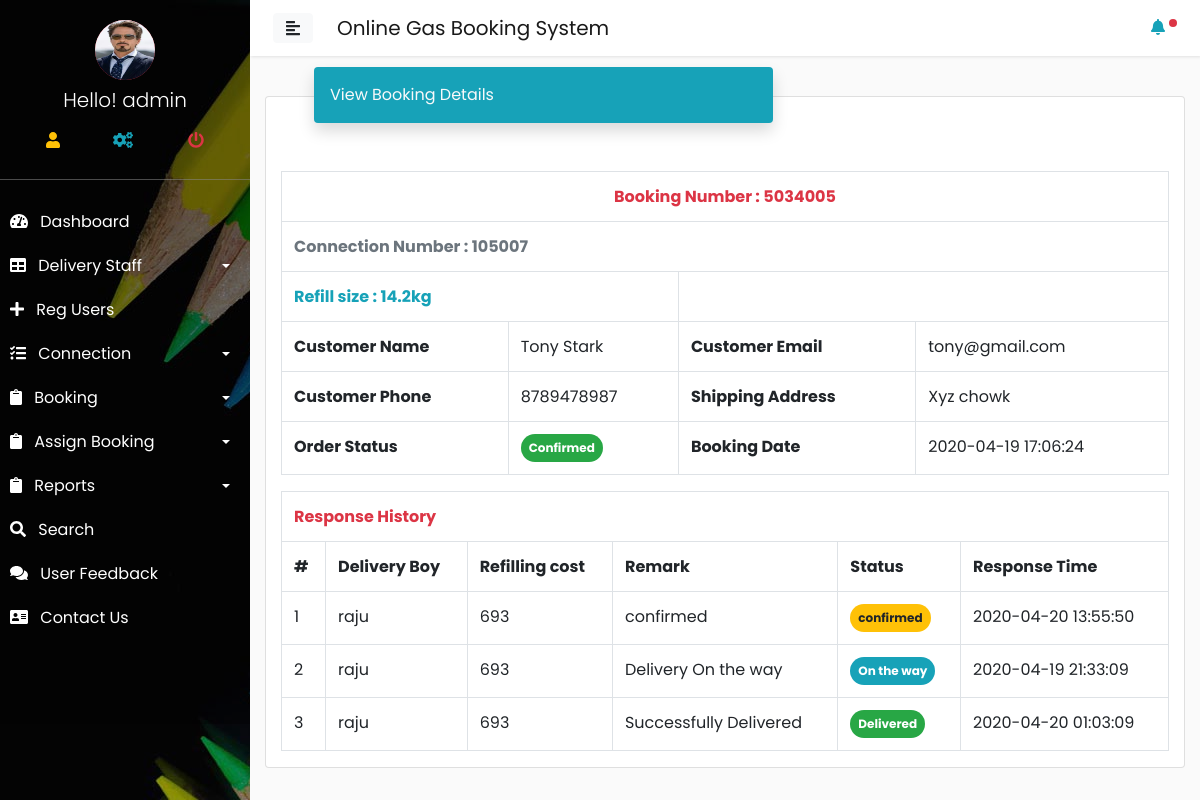
Page /admin/view_booking_details.php?view_details=5034005 (signed in) on the committed database.
### tables this page shows
CREATE TABLE `booked` (
  `booking_no` int(11) NOT NULL,
  `c_name` varchar(200) NOT NULL,
  `c_phone` varchar(200) NOT NULL,
  `c_email` varchar(200) NOT NULL,
  `c_address` varchar(200) NOT NULL,
  `refill_size` varchar(200) NOT NULL,
  `user_id` varchar(11) NOT NULL,
  `booking_time` timestamp NOT NULL DEFAULT CURRENT_TIMESTAMP,
  `status` varchar(11) NOT NULL,
  `connection_id` int(11) NOT NULL,
  `remark` varchar(200) NOT NULL,
  `assign_to` varchar(200) NOT NULL,
  `refill_cost` varchar(200) NOT NULL,
  `response_time` timestamp NULL DEFAULT NULL ON UPDATE CURRENT_TIMESTAMP,
  `status_1` varchar(200) NOT NULL,
  `remark_1` varchar(200) NOT NULL,
  `response_time_1` varchar(200) DEFAULT NULL,
  `status_2` varchar(200) NOT NULL,
  `remark_2` varchar(200) NOT NULL,
  `response_time_2` varchar(200) DEFAULT NULL
);

CREATE TABLE `staff` (
  `staff_id` int(11) NOT NULL,
  `s_name` varchar(200) NOT NULL,
  `s_email` varchar(200) NOT NULL,
  `s_phone` varchar(200) NOT NULL,
  `s_address` varchar(200) NOT NULL,
  `s_aadhar` varchar(200) NOT NULL,
  `joining_date` timestamp NOT NULL DEFAULT CURRENT_TIMESTAMP ON UPDATE CURRENT_TIMESTAMP
);

### config/dbconfig.php (called while the page is built, shortened)
<?php
class Dbconfig{
    private $hostname = 'localhost';
    private $username = 'root';
    private $dbname = 'ogbsdb';
    private $password = "";
    protected $connect;
    function __construct(){
        if(!isset($this->connect)){
            $this->connect = new mysqli($this->hostname,$this->username,$this->password,$this->dbname );
    }
        return $this->connect;
}
}
?>

### config/function.php (called while the page is built, shortened)
<?php
include('dbconfig.php');
class Ogbs extends Dbconfig{
public function getData($query){
    $result = $this->connect->query($query);
    $array = array();
    while($row = $result->fetch_assoc()){
        $array[] = $row;
    }
    return $array;
}
}
?>

### admin/view_booking_details.php (the view, shortened to what this page needs)
<?php require('../config/function.php');
$book_details = new Ogbs();
include('include/header.php');
$b_id = $_GET['view_details'];
$call = $book_details->getData("SELECT * FROM booked WHERE booking_no='$b_id'");
foreach($call as $row);
?>
<div class="container">
    <div class="card">
        <div class="header ml-5 w-50 shadow bg-info rounded text-light p-3" style="margin-top:-30px;">View Booking Details</div>
        <div class="container">
            <table class="table table-bordered mt-5">
                <tr>
                    <th colspan="4" class="text-danger text-center">Booking Number : <?= $row['booking_no']; ?></th>
                </tr>
                   <tr>
                    <th colspan="4" class="text-muted">Connection Number : <?php
                                echo $row['connection_id']; ?></th>
                </tr><tr>
                    <th colspan="2" class="text-info ">Refill size : <?= $row['refill_size']; ?>.2kg</th>
                </tr>
                <tr>
                    <th>Customer Name</th>
                    <td><?= $row['c_name']; ?></td>
                    <th>Customer Email</th>
                    <td><?= $row['c_email']; ?></td>
                </tr>
                   <tr>
                    <th>Customer Phone</th>
                    <td><?= $row['c_phone']; ?></td>
                    <th>Shipping Address</th>
                    <td><?= $row['c_address']; ?></td>
                </tr>
                   <tr>
                    <th>Order Status</th>
                    <td><?php
                    if($row['status'] == ""): ?>
                    <span class="badge badge-danger badge-pill p-2">Pending</span><?php elseif($row['status']=="0"): ?>
                    <span class="badge badge-success badge-pill p-2">Confirmed</span><?php elseif($row['status']=="1"):?><span class="badge badge-danger badge-pill p-2">Cancelled</span><?php endif; ?></td>
                    <th>Booking Date</th>
                    <td><?= $row['booking_time']; ?></td>
                </tr>
            </table>
            <?php if($row['status']!="0"): else: ?>
            <table class="table table-bordered">
                <tr>
                    <th colspan="6" class="text-danger">Response History</th>
                </tr>
                <tr>
                    <th>#</th>
                    <th>Delivery Boy</th>
                    <th>Refilling cost</th>
                    <th>Remark</th>
                    <th>Status</th>
                    <th>Response Time</th>
                </tr>
                <?php $staff= $book_details->getData("SELECT * from staff JOIN booked ON staff.staff_id=booked.assign_to ");
                foreach($staff as $xyz);
                ?>
                <tr>
                    <td>1</td>
                    <td><?= $xyz['s_name']; ?></td>
                    <td><?= $row['refill_cost']; ?></td>
                    <td><?= $row['remark']; ?></td>
                    <td><span class="badge badge-warning badge-pill p-2">confirmed</span></td>
                    <td><?= $row['response_time']; ?></td>
                </tr>
                <?php if($row['status_1']==""): ?>
                <tr><td colspan="6" class="text-center"><a href="#second" class="btn btn-info " data-toggle="modal">Take action</a></td></tr><?php else: ?>
                <tr>
                    <td>2</td>
                    <td><?= $xyz['s_name']; ?></td>
                    <td><?= $row['refill_cost']; ?></td>
                    <td><?= $row['remark_1']; ?></td>
                    <td><span class="badge badge-info badge-pill p-2">On the way</span></td>
                    <td><?= $row['response_time_1']; ?></td>
                </tr>
                <?php endif;
                if($row['status_1']=="1"):
                if($row['status_2']==""): ?>
                <tr><td colspan="6" class="text-center"><a href="#third" class="btn btn-info " data-toggle="modal">Take action</a></td></tr><?php else: ?>
                <tr>
                    <td>3</td>
                    <td><?= $xyz['s_name']; ?></td>
                    <td><?= $row['refill_cost']; ?></td>
                    <td><?= $row['remark_2']; ?></td>
                    <td><span class="badge badge-success badge-pill p-2">Delivered</span></td>
                    <td><?= $row['response_time_2']; ?></td>
                </tr><?php endif; endif;?>
            </table>
            <?php endif; ?>
        </div>
    </div>
</div>
<?php
include('include/footer.php'); ?>

### admin/include/header.php (shortened to what this page needs)
<?php
$sidebar= new Ogbs();
$a_id=$_SESSION['admin_login'];
$call = $sidebar->getData("SELECT * FROM admin WHERE admin_id = '$a_id'");
foreach($call as $row);
?>
<html>
<head>
    <link rel="stylesheet" href="http://localhost/ogbs/style/bootstrap.css" >
    <link rel="stylesheet" href="http://localhost/ogbs/style/sidebar_style.css">
    <link rel="stylesheet" href="https://cdnjs.cloudflare.com/ajax/libs/malihu-custom-scrollbar-plugin/3.1.5/jquery.mCustomScrollbar.min.css">
    <link rel="stylesheet" href="https://use.fontawesome.com/releases/v5.7.0/css/all.css">
</head>
<body>
    <div class="wrapper">
 <nav id="sidebar" style="background-image:url(image/bg1.jpg); background-size:cover;">
           <div class="sidebar_bg_image h-auto pb-5" style="background:rgba(0, 0, 0, 0.33);">
            <div class="sidebar-header " style="background-color:rgba(0, 0, 0, 0); border-bottom:1px solid rgba(136, 136, 136, 0.55); height:180px;" >
                 <div class="profile_photo bg-danger mx-auto " style="height:60px; width:60px; border-radius:50%;"><img src="http://localhost/ogbs/admin/image/<?= $row['profile_image']; ?>" class="img-fluid" style="border-radius:50%; height:60px; width:60px;" alt=""></div>
                 <h3 class="text-center font-weight-light h5 mt-2">Hello! <?= $row['admin_name']; ?></h3>
                <table class="table " style="">
                    <tr >
                        <td class="border-0 text-warning text-center " title="Profile"><a href="http://localhost/ogbs/admin/profile.php"><i class="fas fa-user "></i></a></td>
                        <td class="border-0  text-center text-info" title="Setting"><a href="http://localhost/ogbs/admin/setting.php"><i class="fas fa-cogs"></i></a></td>
                        <td class="border-0 text-warning text-center text-danger" title="Logout"><a href="http://localhost/ogbs/admin/logout.php"><i class="fas fa-power-off"></i></a></td>
                    </tr>
                </table>
               </div>
            <ul class="list-unstyled components border-0">
                <li class="">
                    <a href="index.php" ><i class="fas fa-tachometer-alt mr-2"></i> Dashboard</a>
                </li>
                <li>
                    <a href="#pageSubmenu" data-toggle="collapse" aria-expanded="false" class="dropdown-toggle"><i class="fas fa-table mr-2"></i> Delivery Staff</a>
                </li>
                <li>
                    <a href="http://localhost/ogbs/admin/reg_users.php"><i class="fas fa-plus mr-2"></i> Reg Users</a>
                </li>
                 <li>
                    <a href="#managevehicle" data-toggle="collapse" aria-expanded="false" class="dropdown-toggle"><i class="fas fa-tasks mr-2"></i> Connection </a>
                </li>
                <li>
                    <a href="#booking" data-toggle="collapse" aria-expanded="false" class="dropdown-toggle"><i class="fas fa-clipboard mr-2" ></i> Booking</a>
                </li>
                   <li>
                    <a href="#assignbooking" data-toggle="collapse" aria-expanded="false" class="dropdown-toggle"><i class="fas fa-clipboard mr-2" ></i> Assign Booking</a>
                </li>
                <li>
                    <a href="#reports" data-toggle="collapse" aria-expanded="false" class="dropdown-toggle"><i class="fas fa-clipboard mr-2" ></i> Reports</a>
                </li>
                <li>
                    <a href="http://localhost/ogbs/admin/search.php"><i class="fas fa-search mr-2"></i> Search </a>
                </li>
                <li>
                    <a href="#"><i class="fas fa-comments mr-2"></i> User Feedback</a>
                </li>
            <li>
                    <a href="#"><i class="fas fa-address-card mr-2"></i> Contact Us</a>
                </li>
            </ul>
            </div>
        </nav>
        <div id="content">
            <nav class="navbar navbar-expand-lg navbar-light bg-whtie p-2">
                <div class="container-fluid">
                    <button type="button" id="sidebarCollapse" class="btn btn-light">
                        <i class="fas fa-align-left"></i>
                    </button>
                    <a href="" class="navbar-brand ml-4">Online Gas Booking System</a>
                    <div class="collapse navbar-collapse" id="navbarSupportedContent">
                        <ul class="navbar-nav ml-auto">
                            <li class="nav-item">
                            <div class="dropleft" >
                            <a href="" class="na-link text-info " id="dropdownMenuButton" data-toggle="dropdown" aria-haspopup="true" aria-expanded="false"><i class="fas fa-bell " ></i>
                            <div class="badge badge-danger p-1 badge-pill" style="height:5px; width:5px;">.</div> </a>
</div>
                            </li>
                        </ul>
                    </div>
                </div>
            </nav>

### style/sidebar_style.css (style rules this page uses)
body { font-family: 'Poppins', sans-serif; background: #fafafa; }
a, a:hover, a:focus { color: inherit; text-decoration: none; transition: all 0.3s; }
.navbar { padding: 15px 10px; background: #fff; border: none; border-radius: 0; margin-bottom: 40px; box-shadow: 1px 1px 3px rgba(0, 0, 0, 0.1); }
.wrapper { display: flex; width: 100%; }
#sidebar { width: 250px; position: fixed; top: 0; left: 0; height: 100vh; z-index: 999; background: rgba(0, 0, 0, 0.28); color: #fff; transition: all 0.3s; }
#sidebar .sidebar-header { padding: 20px; background: rgba(0, 0, 0, 0.62); }
.sidebar_bg_image { background-color: rgba(0, 0, 0, 0.85); height: 100vh; }
#sidebar ul.components { padding: 20px 0; }
#sidebar ul li a { padding: 10px; font-size: 1em; display: block; }
a[data-toggle="collapse"] { position: relative; }
.dropdown-toggle::after { display: block; position: absolute; top: 50%; right: 20px; transform: translateY(-50%); }
#content { width: calc(100% - 250px); min-height: 100vh; transition: all 0.3s; position: absolute; top: 0; right: 0; }

### rows in the picture
booked: booking_no "5034005", connection "105007", refill_size "14", c_name "Tony Stark", c_email "tony@gmail.com", c_phone "8789478987", c_address "Xyz chowk", booking_time "2020-04-19 17:06:24", refill_cost "693", remark "confirmed", response_time "2020-04-20 13:55:50", remark_1 "Delivery On the way", response_time_1 "2020-04-19 21:33:09", remark_2 "Successfully Delivered", response_time_2 "2020-04-20 01:03:09"
staff: s_name "raju"

### other values in the picture
$row['admin_name'] "admin"
